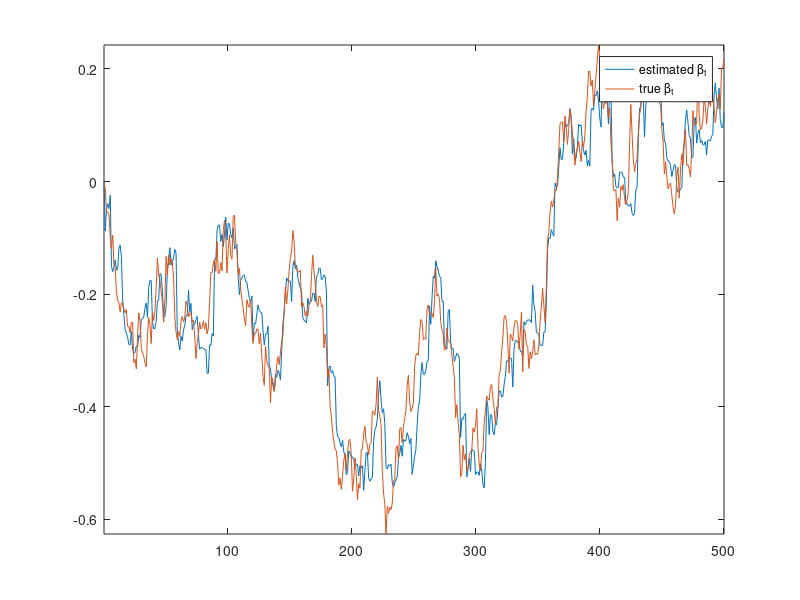

The MATLAB source for this figure:
clear
%generate data for a state space model
%Y=Beta[t]*X+e1
%Beta[t]=mu+F*Beta[t-1]+e2
%var(e1)=R
%var(e2)=Q
t=500;
Q=0.001;
R=0.01;
F=1;  %these are fixed
mu=0;  %these are fixed
e1=randn(t,1)*sqrt(R);
e2=randn(t,1)*sqrt(Q);
Beta=zeros(t,1);
Y=zeros(t,1);
X=randn(t,1);
for j=2:t
    Beta(j,:)=Beta(j-1,:)+e2(j,:);
    Y(j)=X(j,:)*Beta(j,:)'+e1(j);
end





%%Step 1 Set up matrices for the Kalman Filter

beta0=zeros(1,1);   %state variable  b[0/0]
p00=1;          %variance of state variable p[0/0]
beta_tt=[];          %will hold the filtered state variable
ptt=zeros(t,1,1);    % will hold its variance

%initialise the state variable
beta11=beta0; 
p11=p00;



for i=1:t
    x=X(i);

    %Prediction
beta10=mu+beta11*F';
p10=F*p11*F'+Q;
yhat=(x*(beta10)')';                                               
eta=Y(i,:)-yhat;
feta=(x*p10*x')+R;
%updating
K=(p10*x')*inv(feta);
beta11=(beta10'+K*eta')';
p11=p10-K*(x*p10);

ptt(i,:,:)=p11;
beta_tt=[beta_tt;beta11];

end


%%%%%%%%%%%end of Kalman Filter%%%%%%%%%%%%%%%%%%%%%%%%%%%%%%%%%%%%%%%%%%%%%%%%%%%

plot([beta_tt Beta])
axis tight
legend('estimated \beta_{t}','true \beta_{t}');